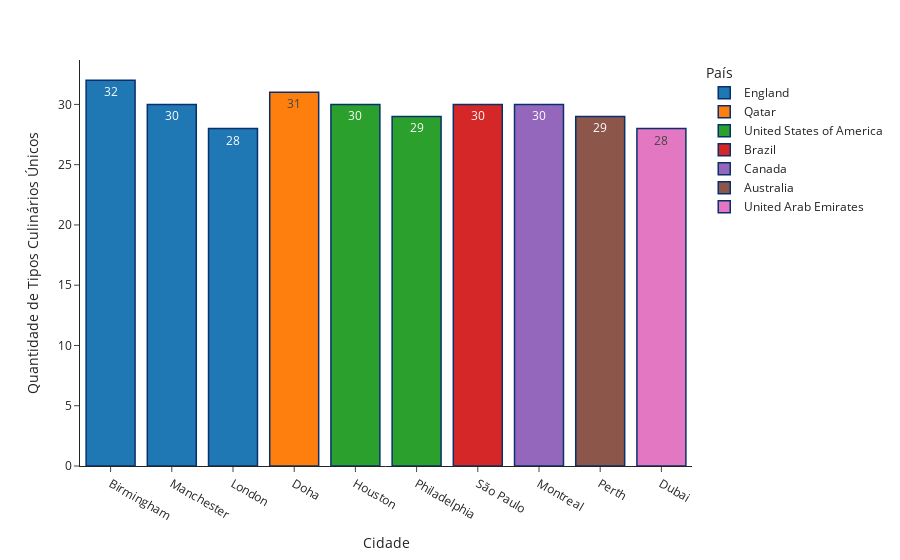

Here is the notebook cell this chart was saved with:
### Markdown cell above
### 5. Qual o nome da cidade que possui a maior quantidade de tipos de culinária distintas?

### Code cell
df1_aux = ( df1.loc[:, ['country_name','city', 'cuisines']]
                        .groupby(['country_name','city'])
                        .nunique()
                        .sort_values('cuisines', ascending=False)
                        .reset_index()
                        .head(10) )


# Plotando o gráfico
fig = px.bar(df1_aux, x='city', y='cuisines', 
text='cuisines', color='country_name', template='simple_white', labels={
    'city': 'Cidade' ,
    'country_name': 'País' ,
    'cuisines': 'Quantidade de Tipos Culinários Únicos'
} )

fig.update_traces(marker_line_color = 'rgb(8,48,107)', marker_line_width = 1.5 )

fig.show()

### Figure 1 — Plotly figure (JSON) as saved in the notebook; plotly's stock layout.template omitted (floating-point values rounded to 4 significant figures)
{"data": [{"alignmentgroup": "True", "hovertemplate": "País=England<br>Cidade=%{x}<br>Quantidade de Tipos Culinários Únicos=%{text}<extra></extra>", "legendgroup": "England", "marker": {"color": "#1F77B4", "line": {"color": "rgb(8,48,107)", "width": 1.5}, "pattern": {"shape": ""}}, "name": "England", "offsetgroup": "England", "orientation": "v", "showlegend": true, "text": [32, 30, 28], "textposition": "auto", "type": "bar", "x": ["Birmingham", "Manchester", "London"], "xaxis": "x", "y": [32, 30, 28], "yaxis": "y"}, {"alignmentgroup": "True", "hovertemplate": "País=Qatar<br>Cidade=%{x}<br>Quantidade de Tipos Culinários Únicos=%{text}<extra></extra>", "legendgroup": "Qatar", "marker": {"color": "#FF7F0E", "line": {"color": "rgb(8,48,107)", "width": 1.5}, "pattern": {"shape": ""}}, "name": "Qatar", "offsetgroup": "Qatar", "orientation": "v", "showlegend": true, "text": [31], "textposition": "auto", "type": "bar", "x": ["Doha"], "xaxis": "x", "y": [31], "yaxis": "y"}, {"alignmentgroup": "True", "hovertemplate": "País=United States of America<br>Cidade=%{x}<br>Quantidade de Tipos Culinários Únicos=%{text}<extra></extra>", "legendgroup": "United States of America", "marker": {"color": "#2CA02C", "line": {"color": "rgb(8,48,107)", "width": 1.5}, "pattern": {"shape": ""}}, "name": "United States of America", "offsetgroup": "United States of America", "orientation": "v", "showlegend": true, "text": [30, 29], "textposition": "auto", "type": "bar", "x": ["Houston", "Philadelphia"], "xaxis": "x", "y": [30, 29], "yaxis": "y"}, {"alignmentgroup": "True", "hovertemplate": "País=Brazil<br>Cidade=%{x}<br>Quantidade de Tipos Culinários Únicos=%{text}<extra></extra>", "legendgroup": "Brazil", "marker": {"color": "#D62728", "line": {"color": "rgb(8,48,107)", "width": 1.5}, "pattern": {"shape": ""}}, "name": "Brazil", "offsetgroup": "Brazil", "orientation": "v", "showlegend": true, "text": [30], "textposition": "auto", "type": "bar", "x": ["São Paulo"], "xaxis": "x", "y": [30], "yaxis": "y"}, {"alignmentgroup": "True", "hovertemplate": "País=Canada<br>Cidade=%{x}<br>Quantidade de Tipos Culinários Únicos=%{text}<extra></extra>", "legendgroup": "Canada", "marker": {"color": "#9467BD", "line": {"color": "rgb(8,48,107)", "width": 1.5}, "pattern": {"shape": ""}}, "name": "Canada", "offsetgroup": "Canada", "orientation": "v", "showlegend": true, "text": [30], "textposition": "auto", "type": "bar", "x": ["Montreal"], "xaxis": "x", "y": [30], "yaxis": "y"}, {"alignmentgroup": "True", "hovertemplate": "País=Australia<br>Cidade=%{x}<br>Quantidade de Tipos Culinários Únicos=%{text}<extra></extra>", "legendgroup": "Australia", "marker": {"color": "#8C564B", "line": {"color": "rgb(8,48,107)", "width": 1.5}, "pattern": {"shape": ""}}, "name": "Australia", "offsetgroup": "Australia", "orientation": "v", "showlegend": true, "text": [29], "textposition": "auto", "type": "bar", "x": ["Perth"], "xaxis": "x", "y": [29], "yaxis": "y"}, {"alignmentgroup": "True", "hovertemplate": "País=United Arab Emirates<br>Cidade=%{x}<br>Quantidade de Tipos Culinários Únicos=%{text}<extra></extra>", "legendgroup": "United Arab Emirates", "marker": {"color": "#E377C2", "line": {"color": "rgb(8,48,107)", "width": 1.5}, "pattern": {"shape": ""}}, "name": "United Arab Emirates", "offsetgroup": "United Arab Emirates", "orientation": "v", "showlegend": true, "text": [28], "textposition": "auto", "type": "bar", "x": ["Dubai"], "xaxis": "x", "y": [28], "yaxis": "y"}], "layout": {"barmode": "relative", "legend": {"title": {"text": "País"}, "tracegroupgap": 0}, "margin": {"t": 60}, "xaxis": {"anchor": "y", "domain": [0, 1], "title": {"text": "Cidade"}}, "yaxis": {"anchor": "x", "domain": [0, 1], "title": {"text": "Quantidade de Tipos Culinários Únicos"}}}}
